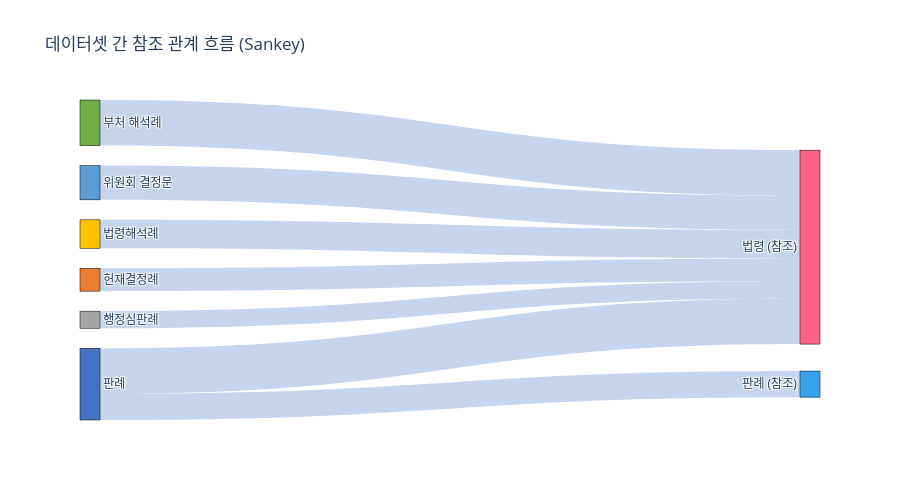

Notebook code for this chart:
### Code cell
# ── 데이터셋 간 연결 Sankey diagram ─────────────────────
# 어떤 데이터 타입이 어떤 타입을 참조하는지 흐름 시각화
# 판례 → 법령, 헌재 → 법령, 행정심판 → 법령, 판례 → 판례 등

sankey_labels = [
    "판례",           # 0
    "헌재결정례",      # 1
    "행정심판례",      # 2
    "법령해석례",      # 3
    "위원회 결정문",   # 4
    "부처 해석례",     # 5
    "법령 (참조)",     # 6
    "판례 (참조)",     # 7
]

# source → target, value (비율 기반 추정)
sankey_source = [0, 0, 1, 2, 3, 4, 5]
sankey_target = [6, 7, 6, 6, 6, 6, 6]
sankey_value = [
    has_ref_statute,      # 판례 → 법령
    has_ref_case,         # 판례 → 판례
    int(len(prec_sample) * 0.4),  # 헌재 → 법령 (추정)
    int(len(prec_sample) * 0.3),  # 행정심판 → 법령 (추정)
    int(len(prec_sample) * 0.5),  # 법령해석 → 법령 (추정)
    int(len(prec_sample) * 0.6),  # 위원회 → 법령 (추정)
    int(len(prec_sample) * 0.8),  # 부처해석 → 법령 (추정)
]

fig = go.Figure(data=[go.Sankey(
    node=dict(
        pad=20,
        thickness=20,
        line=dict(color="black", width=0.5),
        label=sankey_labels,
        color=["#4472C4", "#ED7D31", "#A5A5A5", "#FFC000", "#5B9BD5", "#70AD47", "#FF6384", "#36A2EB"],
    ),
    link=dict(
        source=sankey_source,
        target=sankey_target,
        value=sankey_value,
        color=["rgba(68,114,196,0.3)"] * len(sankey_source),
    ),
)])
fig.update_layout(
    title="데이터셋 간 참조 관계 흐름 (Sankey)",
    height=500,
)
fig.show()

### Figure 1 — Plotly figure (JSON) as saved in the notebook; plotly's stock layout.template omitted (floating-point values rounded to 4 significant figures)
{"data": [{"link": {"color": ["rgba(68,114,196,0.3)", "rgba(68,114,196,0.3)", "rgba(68,114,196,0.3)", "rgba(68,114,196,0.3)", "rgba(68,114,196,0.3)", "rgba(68,114,196,0.3)", "rgba(68,114,196,0.3)"], "source": [0, 0, 1, 2, 3, 4, 5], "target": [6, 7, 6, 6, 6, 6, 6], "value": [8012, 4570, 4000, 3000, 5000, 6000, 8000]}, "node": {"color": ["#4472C4", "#ED7D31", "#A5A5A5", "#FFC000", "#5B9BD5", "#70AD47", "#FF6384", "#36A2EB"], "label": ["판례", "헌재결정례", "행정심판례", "법령해석례", "위원회 결정문", "부처 해석례", "법령 (참조)", "판례 (참조)"], "line": {"color": "black", "width": 0.5}, "pad": 20, "thickness": 20}, "type": "sankey"}], "layout": {"height": 500, "title": {"text": "데이터셋 간 참조 관계 흐름 (Sankey)"}}}
